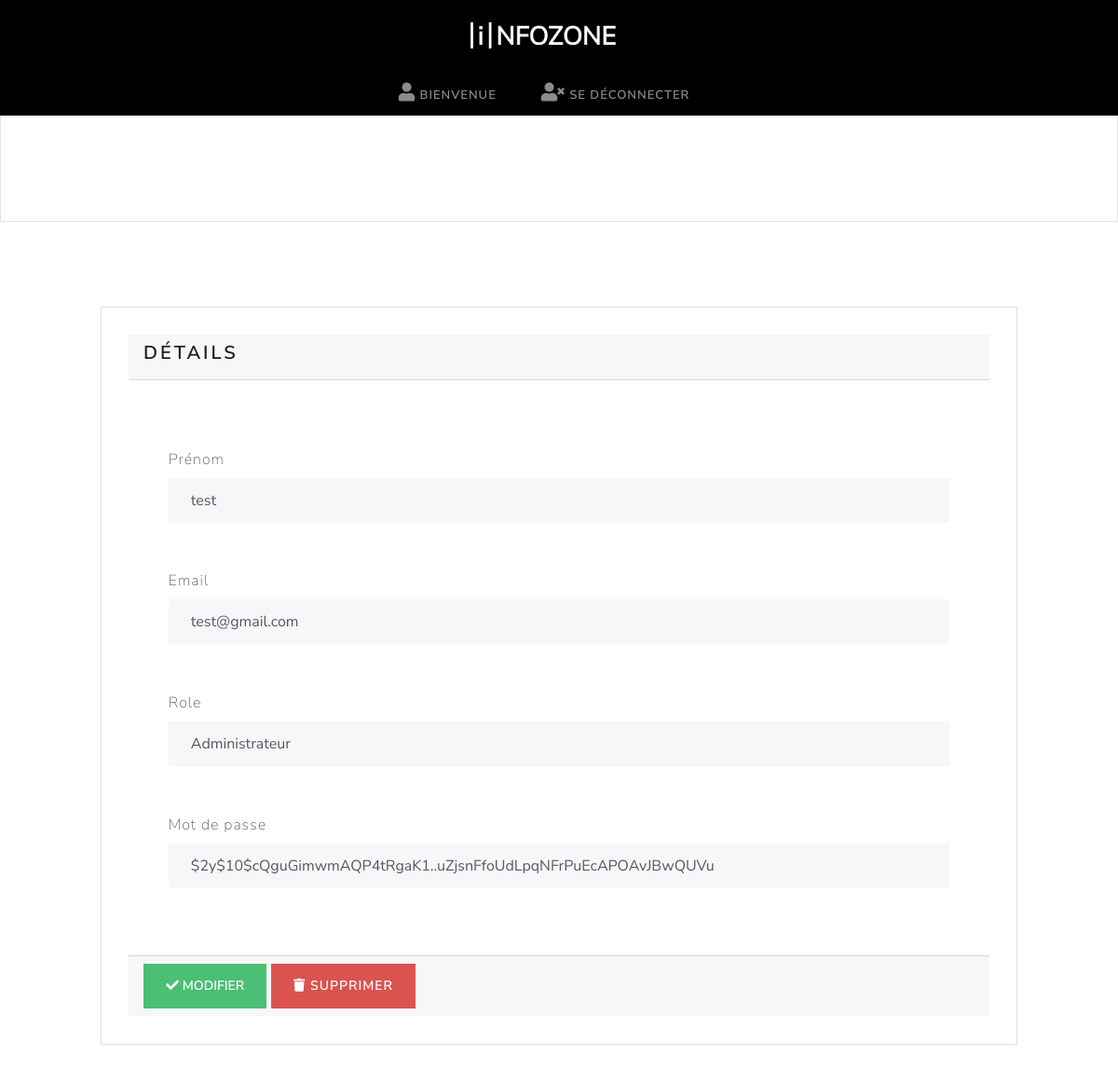
Page /admin/details_user.php?id=1 on the committed database.
### tables this page shows
CREATE TABLE `utilisateur` (
  `id_utilisateur` int(11) NOT NULL,
  `prenom` varchar(20) NOT NULL,
  `email` varchar(30) NOT NULL,
  `role` varchar(30) NOT NULL,
  `mdp` varchar(300) NOT NULL,
  `confirmation_token` varchar(60) DEFAULT NULL,
  `confirmation_date` datetime DEFAULT NULL
);

### admin/details_user.php (the view, shortened to what this page needs)
<?php
require('../connexion.php');
if (isset($_GET['id'])) {
    $sth = $bdd->prepare("SELECT * FROM utilisateur WHERE id_utilisateur = ?");
    $sth->execute([$_GET['id']]);
    $utilisateur = $sth->fetch(PDO::FETCH_ASSOC);
} else {
    exit('Aucun utilisateur spécifié !');
}
?>
<?php include 'header.php' ?>
<section id="actions" class="py-4 mb-4 bg-light">
    <div class="container">
        <div class="row">
            <div class="col-md-3">
                <a href="index.php" class="btn btn-light btn-block">
                </a>
            </div>
        </div>
    </div>
</section>
<section id="details">
    <div class="container">
        <div class="row">
            <div class="col">
                <div class="card">
                    <div class="card-header">
                        <h4>Détails</h4>
                    </div>
                    <form method="POST" action="">
                        <div class="card-body">
                            <div class="form-group">
                                <label for="title" class="form-label">Prénom</label>
                                <input value="<?= $utilisateur['prenom']; ?>" type="text" name="prenom"
                                    class="form-control">
                            </div>
                            <div class="form-group">
                                <label for="ref" class="form-label mt-4">Email</label>
                                <input value="<?= $utilisateur['email']; ?>" name="email" type="email"
                                    class="form-control">
                            </div>
                            <div class="form-group">
                                <label for="ref" class="form-label mt-4">Role</label>
                                <input value="<?= $utilisateur['role']; ?>" name="role" type="text"
                                    class="form-control">
                            </div>
                            <div class="form-group">
                                <label class="form-label mt-4">Mot de passe</label>
                                <input value="<?= $utilisateur['mdp']; ?>" type="text" class="form-control" name="mdp">
                            </div>
                        </div>
                        <div class="card-footer">
                            <button name="update" type="submit" class="btn btn-success btn-block">
                                <i class="fas fa-check"></i> Modifier
                            </button>
                            <a href="delete_user.php?id=<?= $utilisateur['id_utilisateur'] ?>"
                                class="btn btn-danger btn-block" data-bs-toggle="modal" data-bs-target="#confirm">
                                <i class="fas fa-trash"></i> Supprimer
                            </a>
                        </div>
                    </form>
                </div>
            </div>
        </div>
    </div>
</section>

### css/style.css (style rules this page uses)
:root { --bs-blue: #007bff; --bs-indigo: #6610f2; --bs-purple: #6f42c1; --bs-pink: #e83e8c; --bs-red: #d9534f; --bs-orange: #fd7e14; --bs-yellow: #f0ad4e; --bs-green: #4bbf73; --bs-teal: #20c997; --bs-cyan: #1f9bcf; --bs-white: #fff; --bs-gray: #919aa1; --bs-gray-dark: #343a40; --bs-primary: #1a1a1a; --bs-secondary: #fff; --bs-success: #4bbf73; --bs-info: #1f9bcf; --bs-warning: #f0ad4e; --bs-danger: #d9534f; --bs-light: #fff; --bs-dark: #343a40; --bs-font-sans-serif: "Nunito Sans", -apple-system, BlinkMacSystemFont, "Segoe UI", Roboto, "Helvetica Neue", Arial, sans-serif, "Apple Color Emoji", "Segoe UI Emoji", "Segoe UI Symbol"; --bs-font-monospace: SFMono-Regular, Menlo, Monaco, Consolas, "Liberation Mono", "Courier New", monospace; --bs-gradient: linear-gradient(180deg, rgba(255, 255, 255, 0.15), rgba(255, 255, 255, 0)); }
* { padding: 0; margin: 0; }
body { height: 100vh; font-family: var(--bs-font-sans-serif); color: #55595c; }
section { display: flex; justify-content: space-around; }
section div { margin: 3%; }

### rows in the picture
utilisateur: prenom "test", email "test@gmail.com", role "Administrateur", mdp "$2y$10$cQguGimwmAQP4tRgaK1..uZjsnFfoUdLpqNFrPuEcAPOAvJBwQUVu"
